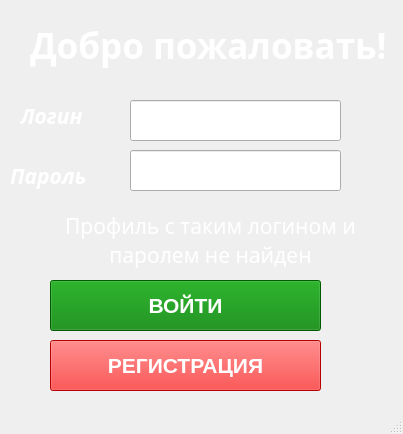
<?xml version="1.0" encoding="UTF-8"?>
<ui version="4.0">
 <class>MainWindow</class>
 <widget class="QMainWindow" name="MainWindow">
  <property name="geometry">
   <rect>
    <x>0</x>
    <y>0</y>
    <width>403</width>
    <height>434</height>
   </rect>
  </property>
  <property name="cursor">
   <cursorShape>CrossCursor</cursorShape>
  </property>
  <property name="contextMenuPolicy">
   <enum>Qt::DefaultContextMenu</enum>
  </property>
  <property name="windowTitle">
   <string>MainWindow</string>
  </property>
  <property name="styleSheet">
   <string notr="true">#MainWindow{border-image:url(data/Background.png)}</string>
  </property>
  <widget class="QWidget" name="centralwidget">
   <widget class="QPushButton" name="btn_enter">
    <property name="geometry">
     <rect>
      <x>50</x>
      <y>280</y>
      <width>271</width>
      <height>51</height>
     </rect>
    </property>
    <property name="font">
     <font>
      <pointsize>16</pointsize>
      <weight>75</weight>
      <bold>true</bold>
     </font>
    </property>
    <property name="styleSheet">
     <string notr="true">background-color:green;
color: white
</string>
    </property>
    <property name="text">
     <string>ВОЙТИ</string>
    </property>
   </widget>
   <widget class="QLabel" name="label">
    <property name="geometry">
     <rect>
      <x>30</x>
      <y>10</y>
      <width>371</width>
      <height>71</height>
     </rect>
    </property>
    <property name="font">
     <font>
      <family>Wide Latin</family>
      <pointsize>26</pointsize>
      <weight>75</weight>
      <bold>true</bold>
     </font>
    </property>
    <property name="styleSheet">
     <string notr="true">color: rgb(255, 255, 255)</string>
    </property>
    <property name="text">
     <string>Добро пожаловать!</string>
    </property>
   </widget>
   <widget class="QLabel" name="label_2">
    <property name="geometry">
     <rect>
      <x>20</x>
      <y>80</y>
      <width>81</width>
      <height>71</height>
     </rect>
    </property>
    <property name="font">
     <font>
      <family>Wide Latin</family>
      <pointsize>16</pointsize>
      <weight>75</weight>
      <italic>true</italic>
      <bold>true</bold>
     </font>
    </property>
    <property name="cursor">
     <cursorShape>ArrowCursor</cursorShape>
    </property>
    <property name="styleSheet">
     <string notr="true">color: rgb(255, 255, 255)</string>
    </property>
    <property name="text">
     <string>Логин</string>
    </property>
   </widget>
   <widget class="QLabel" name="label_3">
    <property name="geometry">
     <rect>
      <x>10</x>
      <y>140</y>
      <width>101</width>
      <height>71</height>
     </rect>
    </property>
    <property name="font">
     <font>
      <family>Wide Latin</family>
      <pointsize>16</pointsize>
      <weight>75</weight>
      <italic>true</italic>
      <bold>true</bold>
     </font>
    </property>
    <property name="styleSheet">
     <string notr="true">color: rgb(255, 255, 255)</string>
    </property>
    <property name="text">
     <string>Пароль</string>
    </property>
   </widget>
   <widget class="QLineEdit" name="loginEdit">
    <property name="geometry">
     <rect>
      <x>130</x>
      <y>100</y>
      <width>211</width>
      <height>41</height>
     </rect>
    </property>
   </widget>
   <widget class="QLineEdit" name="passwordEdit">
    <property name="geometry">
     <rect>
      <x>130</x>
      <y>150</y>
      <width>211</width>
      <height>41</height>
     </rect>
    </property>
   </widget>
   <widget class="QPushButton" name="btn_registration">
    <property name="geometry">
     <rect>
      <x>50</x>
      <y>340</y>
      <width>271</width>
      <height>51</height>
     </rect>
    </property>
    <property name="font">
     <font>
      <pointsize>16</pointsize>
      <weight>75</weight>
      <bold>true</bold>
     </font>
    </property>
    <property name="styleSheet">
     <string notr="true">background-color:red;
color: white
</string>
    </property>
    <property name="text">
     <string>РЕГИСТРАЦИЯ</string>
    </property>
   </widget>
   <widget class="QLabel" name="label_5">
    <property name="geometry">
     <rect>
      <x>30</x>
      <y>190</y>
      <width>361</width>
      <height>101</height>
     </rect>
    </property>
    <property name="font">
     <font>
      <family>Wide Latin</family>
      <pointsize>16</pointsize>
     </font>
    </property>
    <property name="styleSheet">
     <string notr="true">color: rgb(255, 255, 255)</string>
    </property>
    <property name="text">
     <string>Профиль с таким логином и паролем не найден</string>
    </property>
    <property name="textFormat">
     <enum>Qt::PlainText</enum>
    </property>
    <property name="alignment">
     <set>Qt::AlignCenter</set>
    </property>
    <property name="wordWrap">
     <bool>true</bool>
    </property>
   </widget>
  </widget>
  <widget class="QMenuBar" name="menubar">
   <property name="geometry">
    <rect>
     <x>0</x>
     <y>0</y>
     <width>403</width>
     <height>21</height>
    </rect>
   </property>
  </widget>
  <widget class="QStatusBar" name="statusbar"/>
 </widget>
 <resources/>
 <connections/>
</ui>
